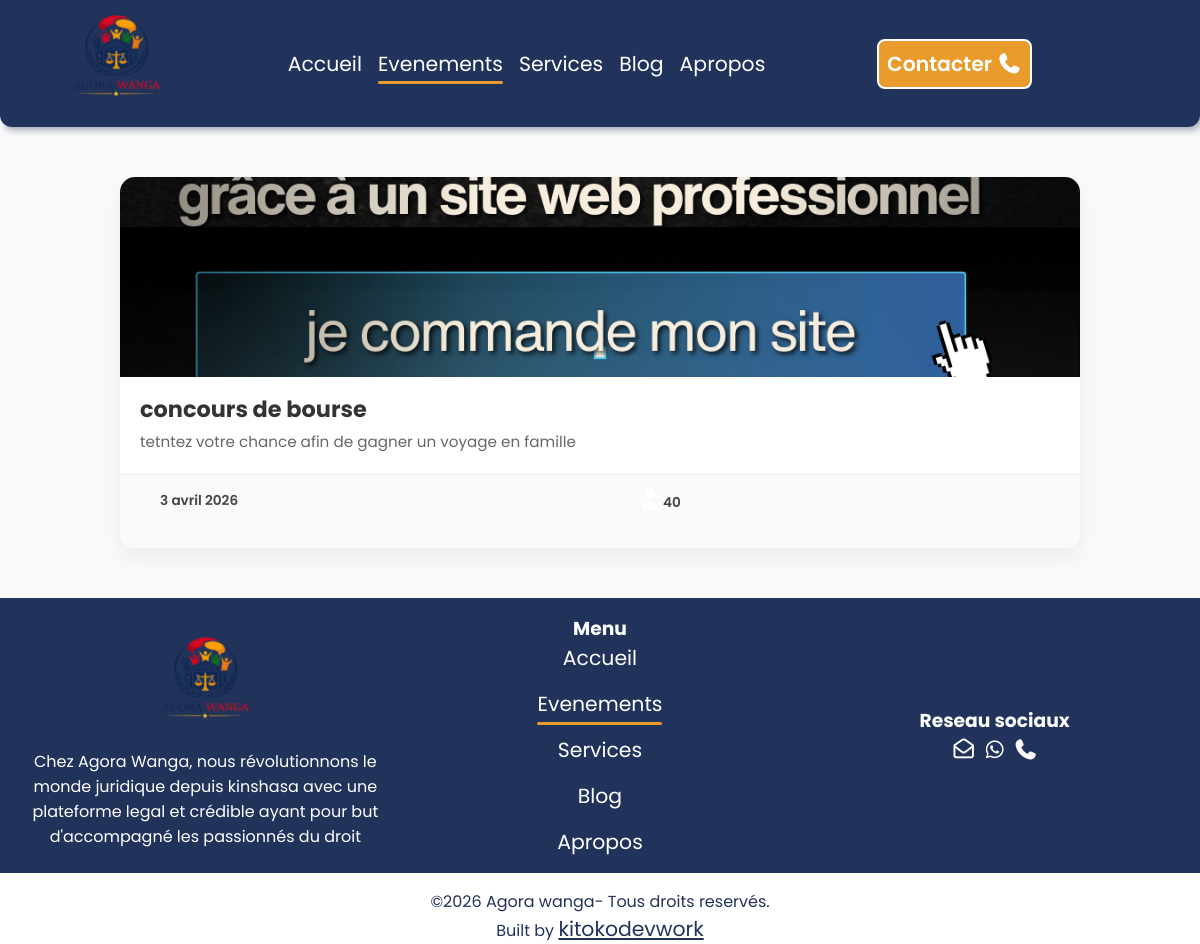
/Evenements/, run on the app's committed database.
### gestAGORA/models.py (models this page shows, shortened)
class Evenement(models.Model):
    IdEv=models.AutoField(primary_key=True)
    img=models.ImageField(upload_to='evenements/')
    titre=models.CharField(max_length=100, default='kkk')
    dateEv=models.DateField(default='23/12/2007')
    description=models.CharField(max_length=200, default='kkk')
    nbrpersonnes=models.IntegerField(default=12)

### gestAGORA/views.py (the view)
# urls.py: path('Evenements/', views.evenements, name="evenement"),
def evenements(request):
    evenements=Evenement.objects.all()
    return render(request,'pages/Evenements.html',{'evenements':evenements})

### templates/pages/Evenements.html (shortened to what this page needs)
{% extends "base.html" %}
{% block navlinks %}
    <li><a href="{% url "Accueil" %}">Accueil</a></li>
    <li><a href="{% url "evenement" %}" class="active">Evenements</a></li>
    <li><a href="{% url "services" %}">Services</a></li>
    <li><a href="{% url "blog" %}">Blog</a></li>
    <li><a href="{% url "Apropos" %}">Apropos</a></li>
{% endblock navlinks %}
{% block section %}
    <div class="evenementcontainer">
        <div class="boxs">
            {% for evenement in evenements  %}
                <div class="box">
                    <div class="img">
                        <img src="{{evenement.img.url}}" alt="{{evenement.titre}}">
                    </div>
                    <p class="titre">{{evenement.titre}}</p>
                    <p>{{evenement.description}}</p>
                    <div class="bottom">
                        <p>{{evenement.dateEv}}</p>
                        <p><span><i class="fa-solid fa-user-tie"></i></span>{{evenement.nbrpersonnes}}</p>
                    </div>
                </div>
                {% empty %}
                <p>Aucun élément disponible</p>
            {% endfor %}
        </div>
    </div>
{% endblock section %}
{% block links %}
    <a href="{% url "Accueil" %}">Accueil</a>
    <a href="{% url "evenement" %}" class="active">Evenements</a>
    <a href="{% url "services" %}">Services</a>
    <a href="{% url "blog" %}">Blog</a>
    <a href="{% url "Apropos" %}">Apropos</a>
{% endblock links %}

### static/style/style.css (style rules this page uses)
:root { --font-family: 'Poppins','Sans-serif'; --border-rad-little:8px; --border-rad-normal:12px; --border-rad-circle:50%; --primary-color:#22335b; --secondary-color:#e99b2b; --bg-color:#ffffff; --txt-color:#000; --h-color:#fff; --shadow-props:3px 3px 7px rgba(34, 51, 91, 0.422); --padding-box:1rem; }
* { box-sizing: border-box; color: var(--txt-color); padding: 0; margin: 0; outline: none; list-style-type: none; text-decoration: none; font-family: var(--font-family); }
body { width: 100%; height: 100%; background: var(--bg-color); overflow-x: hidden; }
nav ul li a,a,i { color: var(--h-color); font-size: clamp(1rem,1.7vw,1.5rem); }
nav ul li a { position: relative; }
nav ul li a::before { content: ''; position: absolute; bottom: -6px; left:0; height:3px; width:0; background:var(--secondary-color); border-radius: var(--border-rad-normal); -webkit-border-radius: var(--border-rad-normal); -moz-border-radius: var(--border-rad-normal); -ms-border-radius: var(--border-rad-normal); -o-border-radius: var(--border-rad-normal); }
.active { position: relative; }
.active::before { content: ''; position: absolute; bottom: -6px; left:0; height:3px; width:100%; background:var(--secondary-color); border-radius: var(--border-rad-normal); -webkit-border-radius: var(--border-rad-normal); -moz-border-radius: var(--border-rad-normal); -ms-border-radius: var(--border-rad-normal); -o-border-radius: var(--border-rad-normal); }
.evenementcontainer { padding: 50px 10% ; background-color: #f9f9f9; }
.evenementcontainer .boxs { display: grid; grid-template-columns: repeat(auto-fit, minmax(300px, 1fr)); gap: 30px; justify-content: center; }
.evenementcontainer .boxs .box { background: #fff; border-radius: 15px; overflow: hidden; box-shadow: 0 10px 20px rgba(0,0,0,0.05); transition: transform 0.3s ease, box-shadow 0.3s ease; display: flex; flex-direction: column; }
.evenementcontainer .boxs .box .img { width: 100%; height: 200px; overflow: hidden; }
.evenementcontainer .boxs .box .img img { width: 100%; height: 100%; object-fit: cover; transition: scale 0.5s ease; }
.evenementcontainer .boxs .box .titre { font-size: 1.4rem; font-weight: bold; color: #333; margin: 15px 20px 5px; }
.evenementcontainer .boxs .box p:not(.titre) { color: #666; font-size: 0.95rem; line-height: 1.5; margin: 0 20px 20px; flex-grow: 1; }
.evenementcontainer .boxs .box .bottom { display: flex; justify-content: space-between; align-items: center; padding: 15px 20px; border-top: 1px solid #eee; background-color: #fafafa; }
.evenementcontainer .boxs .box .bottom p { font-weight: 600; font-size: 0.85rem; color: #444; }

### static/style/media.css (style rules this page uses)
:root { --font-family: 'Poppins','Sans-serif'; --border-rad-little:8px; --border-rad-normal:12px; --border-rad-circle:50%; --primary-color:#22335b; --secondary-color:#e99b2b; --bg-color:#ffffff; --txt-color:#000; --h-color:#fff; --shadow-props:3px 3px 7px rgba(34, 51, 91, 0.422); --padding-box:1rem; }

### data on the page
Evenement: img (picture), titre "concours de bourse", description "tetntez votre chance afin de gagner un voyage en famille", dateEv "3 avril 2026", nbrpersonnes "40"
